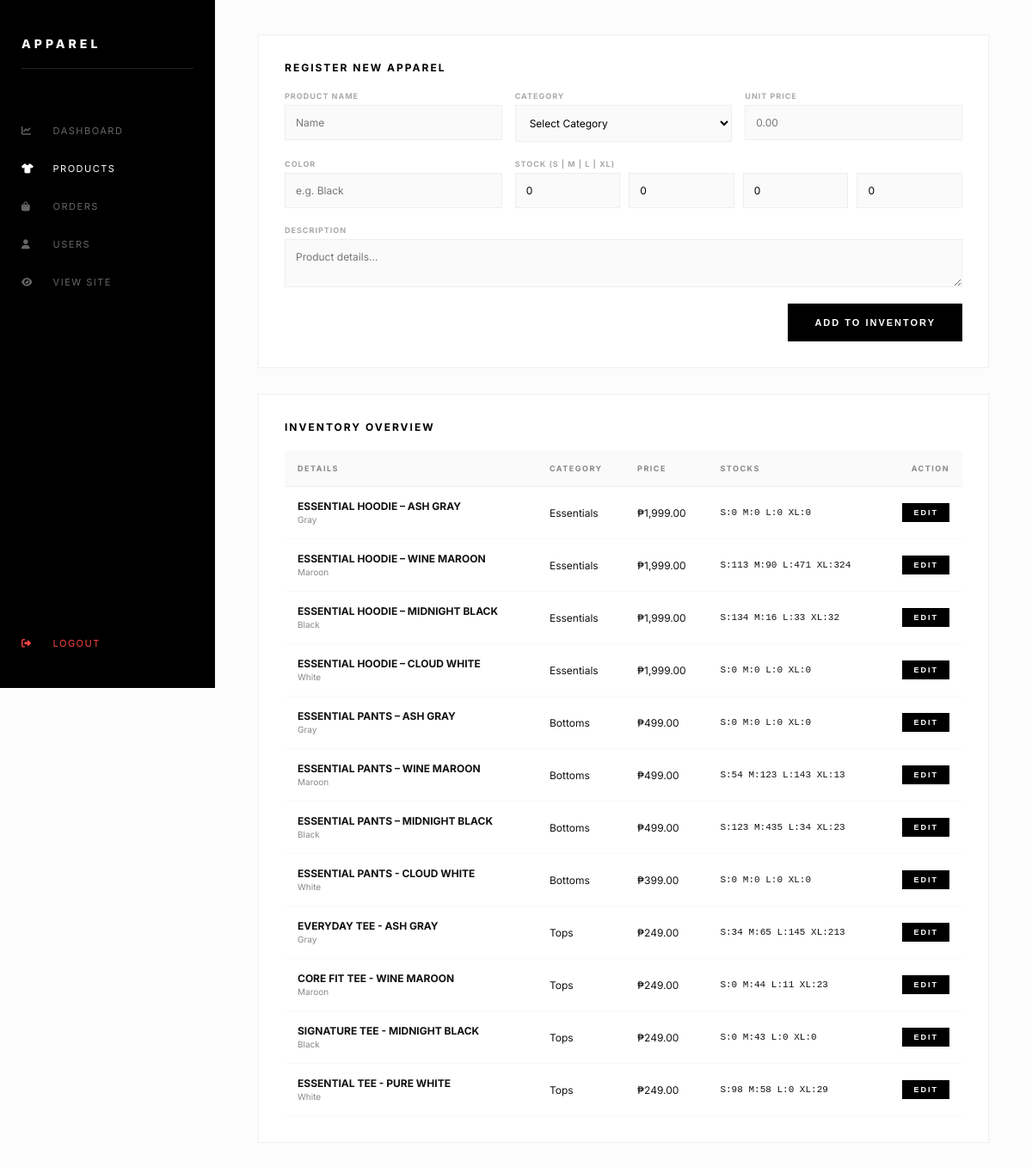
Before: /admin/products.php (signed in) with the older database file.
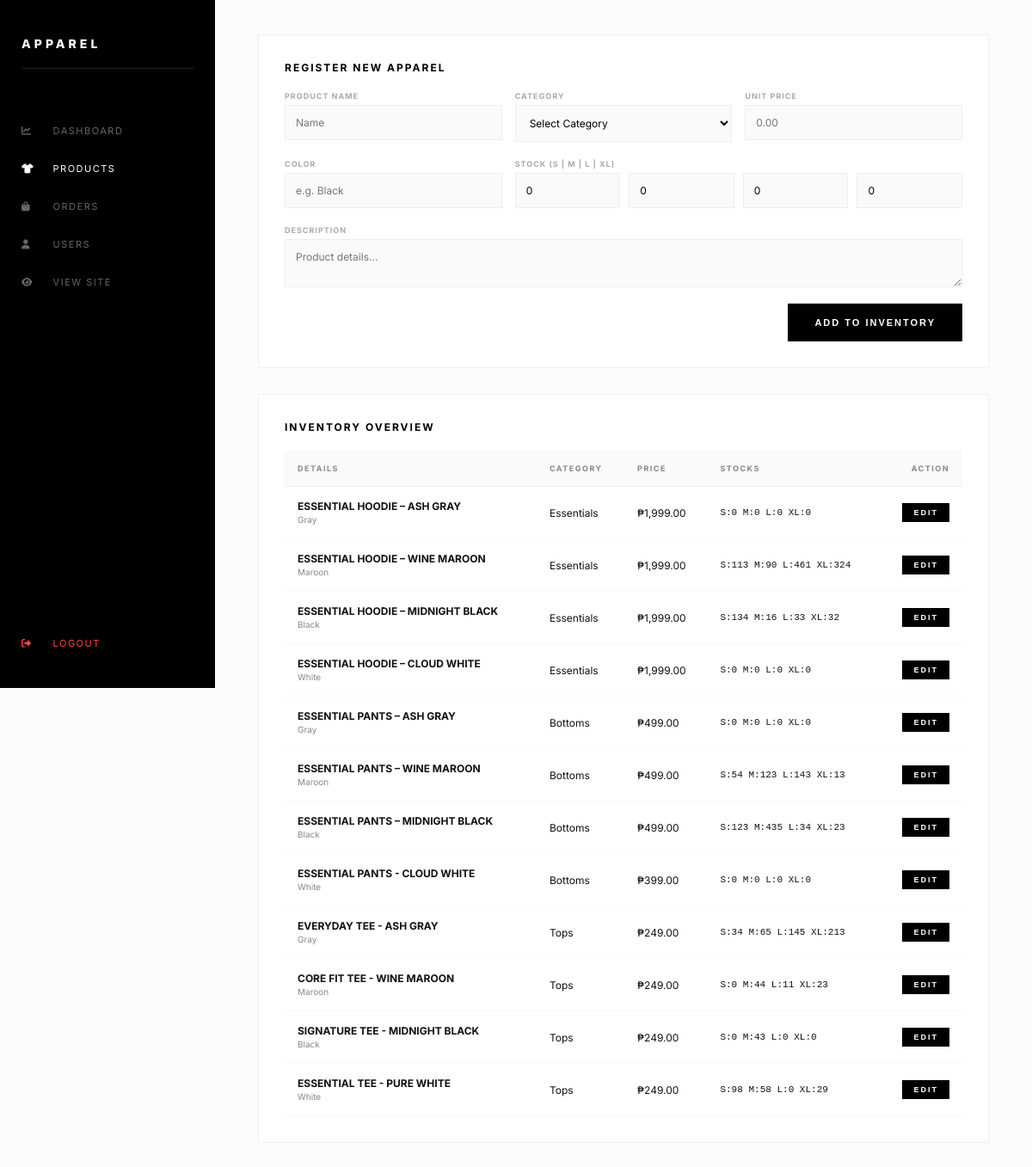
After: the same page with the newer database file.
### tables this page shows
CREATE TABLE `products` (
  `id` int(11) NOT NULL,
  `name` varchar(100) DEFAULT NULL,
  `description` text DEFAULT NULL,
  `price` decimal(10,2) DEFAULT NULL,
  `size` varchar(20) DEFAULT NULL,
  `color` varchar(20) DEFAULT NULL,
  `image` varchar(255) DEFAULT NULL,
  `category` varchar(50) DEFAULT NULL,
  `stock_s` int(11) DEFAULT 0,
  `stock_m` int(11) DEFAULT 0,
  `stock_l` int(11) DEFAULT 0,
  `stock_xl` int(11) DEFAULT 0
);

### admin/products.php (the view, shortened to what this page needs)
<?php
include "../config/database.php";
$products = mysqli_query($conn, "SELECT * FROM products ORDER BY id DESC");
?>
<!DOCTYPE html>
<html lang="en">
<head>
    <link rel="stylesheet" href="https://cdnjs.cloudflare.com/ajax/libs/font-awesome/6.5.0/css/all.min.css">
</head>
<body>
    <div class="sidebar">
        <h2>APPAREL</h2>
        <a href="dashboard.php"><i class="fas fa-chart-line"></i> Dashboard</a>
        <a href="products.php" class="active-link"><i class="fas fa-tshirt"></i> Products</a>
        <a href="orders.php"><i class="fas fa-shopping-bag"></i> Orders</a>
        <a href="users.php"><i class="fas fa-user"></i> Users</a>
        <a href="../index.php"><i class="fas fa-eye"></i> View Site</a>
        <a href="logout.php" class="logout-link"><i class="fas fa-sign-out-alt"></i> Logout</a>
    </div>
    <div class="admin-container">
        <div class="form-card">
            <h3>Register New Apparel</h3>
            <form method="POST" id="addForm" novalidate>
                <div class="compact-row">
                    <div class="input-group">
                        <label>Product Name</label>
                        <input name="name" id="add_name" placeholder="Name">
                    </div>
                    <div class="input-group">
                        <label>Category</label>
                        <select name="category" id="add_category">
                            <option value="">Select Category</option>
                        </select>
                    </div>
                    <div class="input-group">
                        <label>Unit Price</label>
                        <input name="price" id="add_price" type="number" step="0.01" placeholder="0.00">
                    </div>
                </div>
                <div class="compact-row">
                    <div class="input-group">
                        <label>Color</label>
                        <input name="color" id="add_color" placeholder="e.g. Black">
                    </div>
                    <div class="input-group" style="grid-column: span 2;">
                        <label>Stock (S | M | L | XL)</label>
                        <div class="stock-row">
                            <input name="stock_s" id="add_s" type="number" value="0">
                            <input name="stock_m" id="add_m" type="number" value="0">
                            <input name="stock_l" id="add_l" type="number" value="0">
                            <input name="stock_xl" id="add_xl" type="number" value="0">
                        </div>
                    </div>
                </div>
                <div class="input-group">
                    <label>Description</label>
                    <textarea name="desc" id="add_desc" rows="2" placeholder="Product details..."></textarea>
                </div>
                <div style="text-align: right;">
                    <button type="submit" name="add" class="btn-black">Add to Inventory</button>
                </div>
            </form>
        </div>
        <div class="inventory-card">
            <h3>Inventory Overview</h3>
            <table>
                <thead>
                    <tr>
                        <th>Details</th>
                        <th>Category</th>
                        <th>Price</th>
                        <th>Stocks</th>
                        <th style="text-align: right;">Action</th>
                    </tr>
                </thead>
                <tbody>
                    <?php while($row = mysqli_fetch_assoc($products)): ?>
                    <tr>
                        <td>
                            <b style="text-transform: uppercase;"><?php echo $row['name']; ?></b><br>
                            <small style="color:#888"><?php echo $row['color']; ?></small>
                        </td>
                        <td><?php echo $row['category']; ?></td>
                        <td>₱<?php echo number_format($row['price'], 2); ?></td>
                        <td style="font-family: monospace; font-size: 11px;">
                            S:<?php echo $row['stock_s']; ?> M:<?php echo $row['stock_m']; ?> L:<?php echo $row['stock_l']; ?> XL:<?php echo $row['stock_xl']; ?>
                        </td>
                        <td style="text-align: right;">
                            <button class="btn-black" style="padding: 5px 12px; font-size: 9px;" onclick='openEditModal(<?php echo json_encode($row); ?>)'>Edit</button>
                        </td>
                    </tr>
                    <?php endwhile; ?>
                </tbody>
            </table>
        </div>
    </div>
</body>
</html>

Changed rows visible on the page:
changed products "ESSENTIAL HOODIE – WINE MAROON": stock_l "471" → "461"
